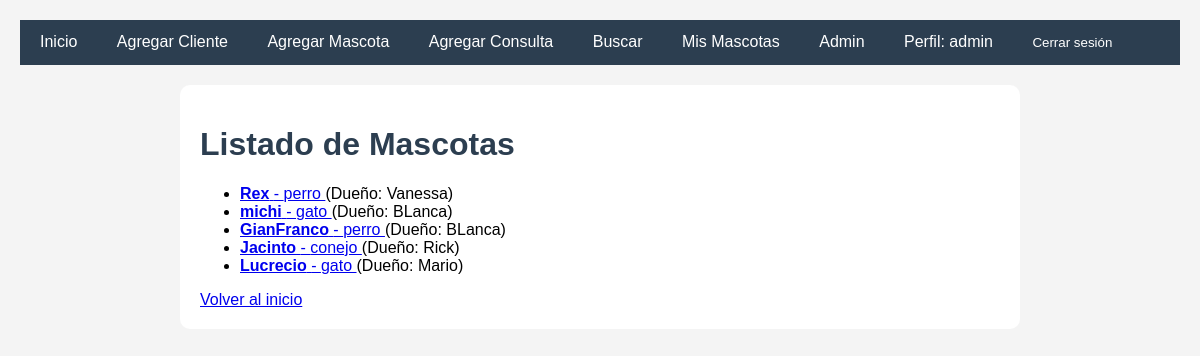
/mascotas/ (signed in), run on the app's committed database.
### veterinaria/models.py (models this page shows, shortened)
class Mascota(models.Model):
    ESPECIES = [
        ('perro', 'Perro'),
        ('gato', 'Gato'),
        ('conejo', 'Conejo'),
        ('ave', 'Ave'),
        ('otro', 'Otro'),
    ]
    nombre = models.CharField(max_length=50)
    especie = models.CharField(max_length=20, choices=ESPECIES)
    edad = models.IntegerField()
    dueno = models.ForeignKey(Cliente, on_delete=models.CASCADE, related_name='mascotas')
    imagen = models.ImageField(upload_to='mascotas/', null=True, blank=True)
    fecha_registro = models.DateField(auto_now_add=True)
    numero_chip = models.IntegerField(unique=True, null=True, blank=True)

class Cliente(models.Model):
    nombre = models.CharField(max_length=50)
    email = models.EmailField()
    telefono = models.CharField(max_length=20)

### veterinaria/views.py (the view)
# urls.py: path('mascotas/', views.listado_mascotas, name='listado_mascotas'),
def listado_mascotas(request):
    mascotas = Mascota.objects.all()
    return render(request, 'veterinaria/listado_mascotas.html', {'mascotas': mascotas})

### veterinaria/templates/veterinaria/listado_mascotas.html (shortened to what this page needs)
{% extends "veterinaria/base.html" %}
{% block content %}
<h1>Listado de Mascotas</h1>
{% if mascotas %}
    <ul>
        {% for mascota in mascotas %}
            <li>
                <a href="{% url 'detalle_mascota' mascota.id %}">
                    <strong>{{ mascota.nombre }}</strong> - {{ mascota.especie }}
                </a>
                (Dueño: {{ mascota.dueno.nombre }})
            </li>
        {% endfor %}
    </ul>
{% else %}
    <p>No hay mascotas cargadas todavía.</p>
{% endif %}
<a href="{% url 'inicio' %}">Volver al inicio</a>
{% endblock %}

### veterinaria/templates/veterinaria/base.html (shortened to what this page needs)
<!DOCTYPE html>
<html>
<head>
</head>
<body>
    <nav>
    <a href="{% url 'inicio' %}">Inicio</a>
    <a href="{% url 'agregar_cliente' %}">Agregar Cliente</a>
    <a href="{% url 'agregar_mascota' %}">Agregar Mascota</a>
    <a href="{% url 'agregar_consulta' %}">Agregar Consulta</a>
    <a href="{% url 'buscar' %}">Buscar</a>
    <a href="{% url 'listado_mascotas' %}">Mis Mascotas</a>
    <a href="/admin">Admin</a>
    {% if user.is_authenticated %}
        <a href="{% url 'profile' %}">Perfil: {{ user.username }}</a>
        <form action="{% url 'logout' %}" method="POST" style="display: inline;">
    <button type="submit" style="background: none; border: none; color: white; text-decoration: none; margin-right: 15px; padding: 5px 10px; cursor: pointer;">
        Cerrar sesión
    </button>
</form>
    {% else %}
        <a href="{% url 'login' %}">Iniciar sesión</a>
        <a href="{% url 'signup' %}">Registrarse</a>
    {% endif %}
    </nav>
    <div class="container">
        {% block content %}
        {% endblock %}
    </div>
</body>
</html>

### veterinaria/templates/veterinaria/base.html (style rules this page uses)
body { font-family: Arial, sans-serif; margin: 0; padding: 20px; background-color: #f4f4f4; }
nav { background-color: #2c3e50; padding: 10px; margin-bottom: 20px; }
nav a { color: white; text-decoration: none; margin-right: 15px; padding: 5px 10px; }
.container { background-color: white; padding: 20px; border-radius: 10px; max-width: 800px; margin: auto; }
h1 { color: #2c3e50; }

### data on the page
Mascota: nombre "Rex", especie "perro", dueno.nombre "Vanessa"
Mascota: nombre "michi", especie "gato", dueno.nombre "BLanca"
Mascota: nombre "GianFranco", especie "perro", dueno.nombre "BLanca"
Mascota: nombre "Jacinto", especie "conejo", dueno.nombre "Rick"
Mascota: nombre "Lucrecio", especie "gato", dueno.nombre "Mario"

### other printed values
{{ user.username }} "admin"
